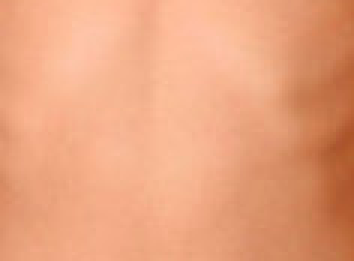
#> input picture google-apis/cloud-ml/ex-skin1.bmp, 118 x 87 px (shown 3 times larger); its folder holds only this picture in this run
$ python rgb2hsv.py
#> lines starting #> are read from the running program, lines starting #| are printed output that depends on the picture
from PIL import Image
import colorsys
import glob

with open("skintones.txt", "w") as pixeldata:
	for filename in glob.glob("*.bmp"):
		im = Image.open(filename)
#> im is the input picture: PIL image 118x87 RGB; mean R, G, B 233.7, 162.8, 125.7
		print(im)
#| <PIL.BmpImagePlugin.BmpImageFile image mode=RGB size=118x87 at 0x7F46F486F0D0>

		r,g,b = im.split()
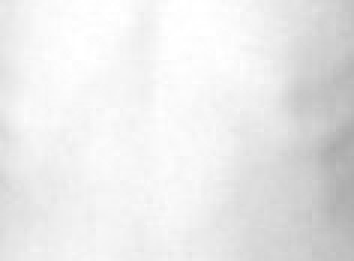
#> r: PIL image 118x87 L (shown 3 times larger); min 169, max 255, mean 233.7
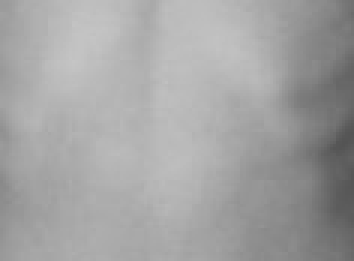
#> g: PIL image 118x87 L (shown 3 times larger); min 84, max 197, mean 162.8
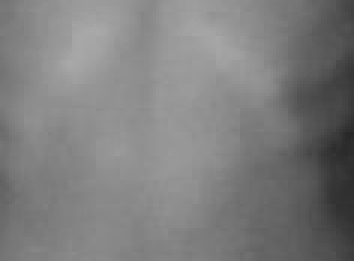
#> b: PIL image 118x87 L (shown 3 times larger); min 39, max 169, mean 125.7
		Hdat = []
		Sdat = []
		Vdat = []
		for r, g, b in zip(r.getdata(), g.getdata(), b.getdata()):
			h, s, v = colorsys.rgb_to_hsv(r / 255., g / 255., b / 255.)
			Hdat.append(int(h * 99.))
			Sdat.append(int(s * 99.))
			Vdat.append(int(v * 99.))
#> this loop made 10266 passes
#> (r, g, b, h, s, v) on passes 1 to 3: (230, 155, 116, 0.057, 0.496, 0.902), (231, 156, 117, 0.057, 0.494, 0.906), (231, 156, 117, 0.057, 0.494, 0.906)
#> after the loop, Hdat = 10266 values, max 6 at index 108, min 4 at index 50, mean 5.06; Sdat = 10266 values, max 76 at index 5309, min 33 at index 1210, mean 45.87; Vdat = 10266 values, max 99 at index 27, min 65 at index 5893, mean 90.24

		im_hsv = list(zip(Hdat, Sdat, Vdat))
#> im_hsv = 10266 items, first 6: (5, 49, 89), (5, 48, 89), (5, 48, 89), (5, 48, 90), (5, 47, 90), (5, 47, 92)
		for pixel in im_hsv:
			pixeldata.write("%d,%d,%d\n" % (pixel[0], pixel[1], pixel[2]))
#> this loop made 10266 passes

$ run again, on google-apis/cloud-ml/ex-skin2.bmp
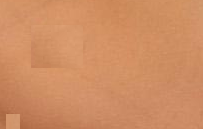
#> input picture google-apis/cloud-ml/ex-skin2.bmp, 203 x 129 px
#> im is the input picture: PIL image 203x129 RGB; mean R, G, B 207.2, 142.1, 99.7
#| <PIL.BmpImagePlugin.BmpImageFile image mode=RGB size=203x129 at 0x7F46F48C0690>
#> `r,g,b = im.split()`:
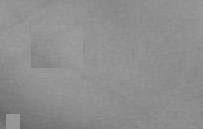
#> g: PIL image 203x129 L; min 99, max 159, mean 142.1
#> `r,g,b = im.split()`:
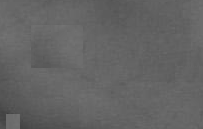
#> b: PIL image 203x129 L; min 62, max 116, mean 99.7
#> the loop `for r, g, b in zip(r.getdata(), g.getdata(), b.getdata()):` made 26187 passes
#> (r, g, b, h, s, v) on passes 1 to 3: (214, 147, 102, 0.067, 0.523, 0.839), (214, 147, 102, 0.067, 0.523, 0.839), (214, 147, 102, 0.067, 0.523, 0.839)
#> after the loop `for r, g, b in zip(r.getdata(), g.getdata(), b.getdata()):`: Hdat = 26187 items
#> the loop `for pixel in im_hsv:` made 26187 passes
#> pixel on passes 1 to 3: (6, 51, 83), (6, 51, 83), (6, 51, 83)

$ run again, on google-apis/cloud-ml/ex-skin3.bmp
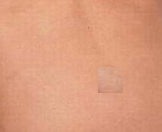
#> input picture google-apis/cloud-ml/ex-skin3.bmp, 162 x 132 px
#> im is the input picture: PIL image 162x132 RGB; mean R, G, B 220.1, 156.6, 126.2
#| <PIL.BmpImagePlugin.BmpImageFile image mode=RGB size=162x132 at 0x7F46F4912D50>
#> `r,g,b = im.split()`:
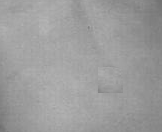
#> g: PIL image 162x132 L; min 111, max 183, mean 156.6
#> `r,g,b = im.split()`:
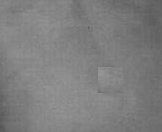
#> b: PIL image 162x132 L; min 85, max 151, mean 126.2
#> the loop `for r, g, b in zip(r.getdata(), g.getdata(), b.getdata()):` made 21384 passes
#> (r, g, b, h, s, v) on passes 1 to 3: (229, 162, 133, 0.0503, 0.419, 0.898), (228, 163, 133, 0.0526, 0.417, 0.894), (227, 162, 132, 0.0526, 0.419, 0.89)
#> after the loop `for r, g, b in zip(r.getdata(), g.getdata(), b.getdata()):`: Hdat = 21384 items
#> the loop `for pixel in im_hsv:` made 21384 passes
#> pixel on passes 1 to 3: (4, 41, 88), (5, 41, 88), (5, 41, 88)

$ run again, on google-apis/cloud-ml/ex-skin4.bmp
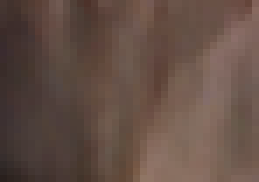
#> input picture google-apis/cloud-ml/ex-skin4.bmp, 37 x 26 px (shown 7 times larger)
#> im is the input picture: PIL image 37x26 RGB; mean R, G, B 99.8, 78.9, 69.6
#| <PIL.BmpImagePlugin.BmpImageFile image mode=RGB size=37x26 at 0x7F46F490D210>
#> `r,g,b = im.split()`:
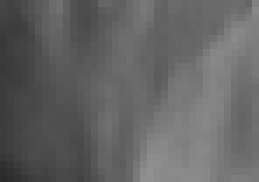
#> r: PIL image 37x26 L (shown 7 times larger); min 41, max 144, mean 99.8
#> `r,g,b = im.split()`:
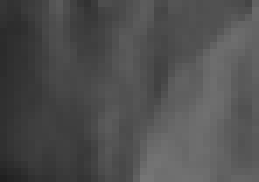
#> g: PIL image 37x26 L (shown 7 times larger); min 32, max 117, mean 78.9
#> the loop `for r, g, b in zip(r.getdata(), g.getdata(), b.getdata()):` made 962 passes
#> (r, g, b, h, s, v) on passes 1 to 3: (71, 54, 49, 0.0379, 0.31, 0.278), (66, 50, 45, 0.0397, 0.318, 0.259), (71, 52, 46, 0.04, 0.352, 0.278)
#> after the loop `for r, g, b in zip(r.getdata(), g.getdata(), b.getdata()):`: Hdat = 962 values, max 97 at index 260, min 0 at index 555, mean 5.24; Sdat = 962 values, max 45 at index 12, min 17 at index 630, mean 29.45; Vdat = 962 values, max 55 at index 872, min 15 at index 925, mean 38.23
#> im_hsv = 962 items, first 6: (3, 30, 27), (3, 31, 25), (3, 34, 27), (5, 36, 29), (4, 38, 32), (4, 39, 34)
#> the loop `for pixel in im_hsv:` made 962 passes

$ run again, on google-apis/cloud-ml/ex-skin10.bmp
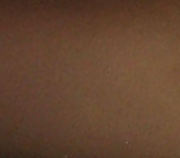
#> input picture google-apis/cloud-ml/ex-skin10.bmp, 180 x 158 px
#> im is the input picture: PIL image 180x158 RGB; mean R, G, B 100.2, 69.3, 48.8
#| <PIL.BmpImagePlugin.BmpImageFile image mode=RGB size=180x158 at 0x7F46F49093D0>
#> `r,g,b = im.split()`:
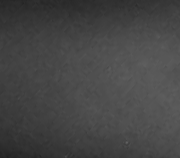
#> g: PIL image 180x158 L; min 33, max 96, mean 69.3
#> `r,g,b = im.split()`:
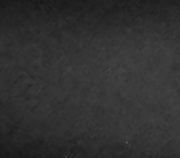
#> b: PIL image 180x158 L; min 23, max 80, mean 48.8
#> the loop `for r, g, b in zip(r.getdata(), g.getdata(), b.getdata()):` made 28440 passes
#> (r, g, b, h, s, v) on passes 1 to 3: (67, 39, 30, 0.0405, 0.552, 0.263), (66, 40, 28, 0.0526, 0.576, 0.259), (65, 39, 26, 0.0556, 0.6, 0.255)
#> after the loop `for r, g, b in zip(r.getdata(), g.getdata(), b.getdata()):`: Hdat = 28440 items
#> the loop `for pixel in im_hsv:` made 28440 passes
#> pixel on passes 1 to 3: (4, 54, 26), (5, 57, 25), (5, 59, 25)
